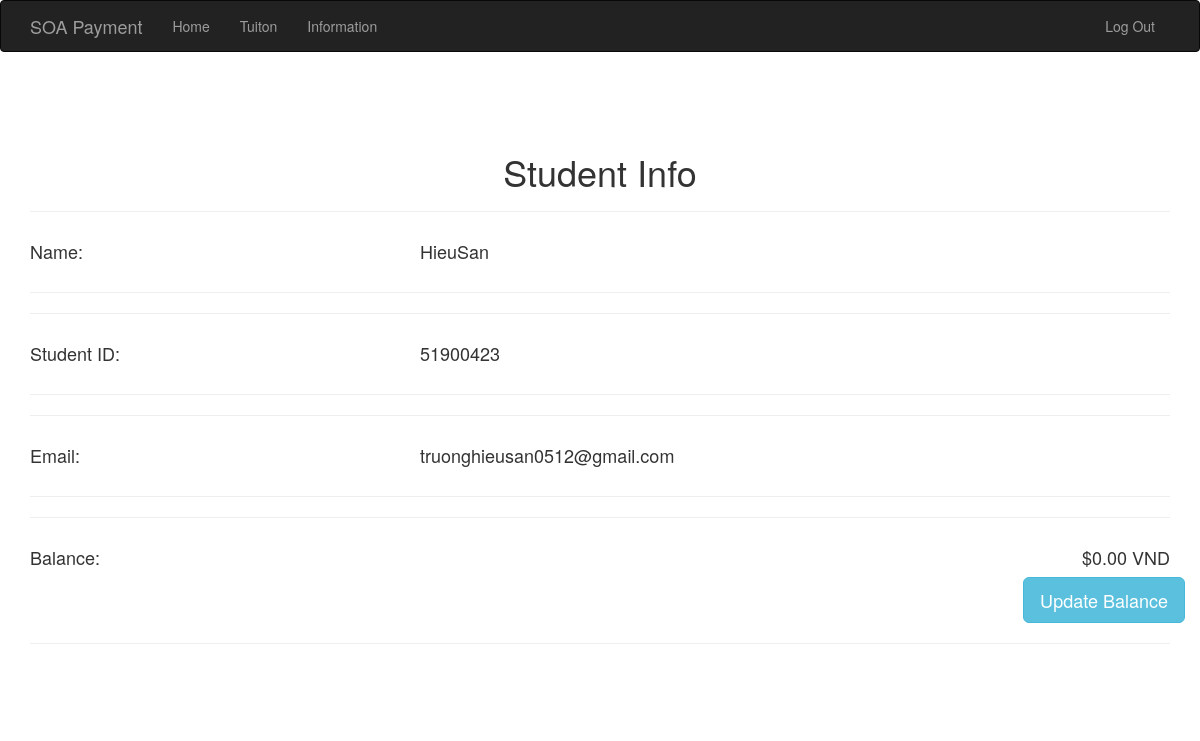
Before: /info (signed in) with the older database file.
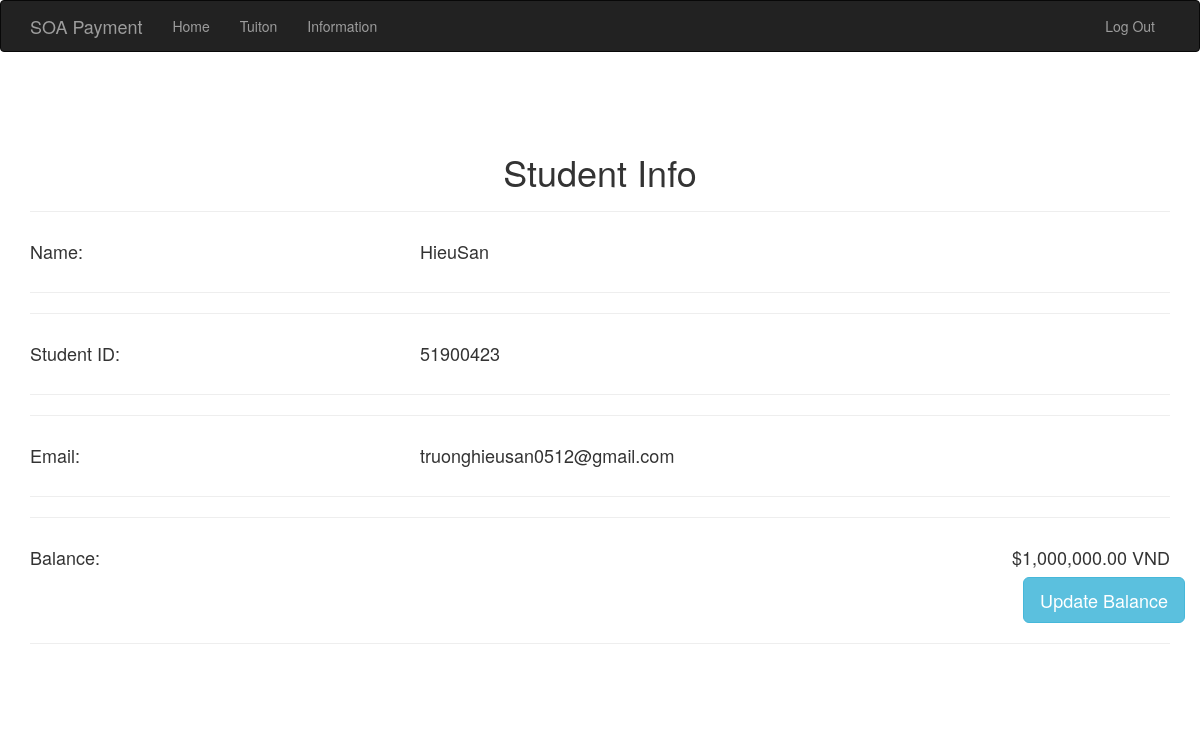
After: the same page with the newer database file.
### app/models.py (models this page shows, shortened)
class User(UserMixin, db.Model):
    __tablename__ = 'users'
    id = db.Column(db.Integer, primary_key=True)
    email = db.Column(db.String(64), unique=True, index=True)
    masv = db.Column(db.String(64), unique=True, index=True)
    username = db.Column(db.String(64), unique=True, index=True)
    sdt = db.Column(db.String(10), unique=True) #?
    password_hash = db.Column(db.String(128))
    sodu = db.Column(db.Float, default=0)
    hocphi = db.relationship('HocPhi', backref='users', lazy=True)
    lichsu = db.relationship('LichSu', backref='users', lazy=True)
    @property
    def password(self):
        raise AttributeError('password is not a readable attribute')

### app/main/views.py (the view)
@main.route('/info', methods=['GET','POST'])
def info():
    update_ballance = UpdateBallanceForm()
    if update_ballance.validate_on_submit():
        print(update_ballance.amount_of_monney.data)
        print(current_user.sodu)
        current_user.sodu = update_ballance.amount_of_monney.data
        db.session.commit()
    return render_template('info.html',update_ballance=update_ballance)

### app/__init__.py (called while the page is built)
def create_app(config_name):
    app = Flask(__name__)
    app.config.from_object(config[config_name])
    config[config_name].init_app(app)
    bootstrap.init_app(app)
    db.init_app(app)
    login_manager.init_app(app)
    @app.template_filter()
    def currencyFormat(value):
        value = float(value)
        return "${:,.2f}".format(value)
    from .main import main as main_blueprint
    app.register_blueprint(main_blueprint)
    from .auth import auth as auth_blueprint
    app.register_blueprint(auth_blueprint,  url_prefix='/auth')
    return app

### app/models.py (called while the page is built)
@login_manager.user_loader
def load_user(user_id):
    return User.query.get(int(user_id))

### app/templates/info.html (shortened to what this page needs)
{% extends "base.html" %}
{% import "bootstrap/wtf.html" as wtf %}
{% block page_content%}
<div class="container-fluid">
    <div class="row">
        <div class="col-4">
            <h1>&nbsp</h1>
        </div>
        <div class="col-4 loginForm">
            <h1 style="text-align: center;">Student Info </h1>
            <hr>
            <div class="row">
                <div class="col-md-4">
                    <h4>Name: </h4>
                </div>
                <div class="col-md-8" style="text-align: left;">
                    <h4>{{ current_user.username }}</h4>
                </div>
            </div>
            <hr>
            <hr>
            <div class="row">
                <div class="col-md-4">
                    <h4>Student ID: </h4>
                </div>
                <div class="col-md-8" style="text-align: left;">
                    <h4>{{ current_user.masv }}</h4>
                </div>
            </div>
            <hr>
            <hr>
            <div class="row">
                <div class="col-md-4">
                    <h4>Email: </h4>
                </div>
                <div class="col-md-8" style="text-align: left;">
                    <h4>{{ current_user.email }}</h4>
                </div>
            </div>
            <hr>
            <hr>
            <div class="row">
                <div class="col-md-4">
                    <h4>Balance: </h4>
                </div>
                <div class="col-md-8" style="text-align: right;">
                    <h4>{{ current_user.sodu|currencyFormat  }} VND</h4>
                    <div class="row">
                        <button type="button" class="btn btn-info btn-lg" data-toggle="modal" data-target="#myModal">Update Balance</button>
                    </div>
                </div>
            </div>
            <hr>
        </div>
        <div class="col-4">
            <h1>&nbsp</h1>
        </div>
    </div>
</div>
{% endblock %}

### app/templates/base.html (shortened to what this page needs)
{% extends "bootstrap/base.html" %}
{% block head %}
{{ super() }}
{% endblock %}
{% block navbar %}
<div class="navbar navbar-inverse" role="navigation">
    <div class="container">
        <div class="navbar-header">
            <a class="navbar-brand" href="{{ url_for('main.index') }}">SOA Payment</a>
        </div>
        <div class="navbar-collapse collapse">
            <ul class="nav navbar-nav">
                <li><a href="{{ url_for('main.index') }}">Home</a></li>
                {% if current_user.is_authenticated %}
                <li><a href="{{ url_for('main.tuition') }}">Tuiton</a></li>
                <li><a href="{{ url_for('main.info') }}">Information</a></li>
                {% endif %}
            </ul>
            <ul class="nav navbar-nav navbar-right">
                {% if current_user.is_authenticated %}
                <li><a href="{{ url_for('auth.logout') }}">Log Out</a></li>
                {% else %}
                <li><a href="{{ url_for('auth.login') }}">Log In</a></li>
                <li><a href="{{ url_for('auth.register') }}">Register</a></li>
                {% endif %}
            </ul>
        </div>
    </div>
</div>
{% endblock %}
{% block content %}
<div class="container">
    {% block page_content %}{% endblock %}
</div>
{% endblock %}

Changed rows visible on the page:
changed User "HieuSan": sodu "$0.00" → "$1,000,000.00"
